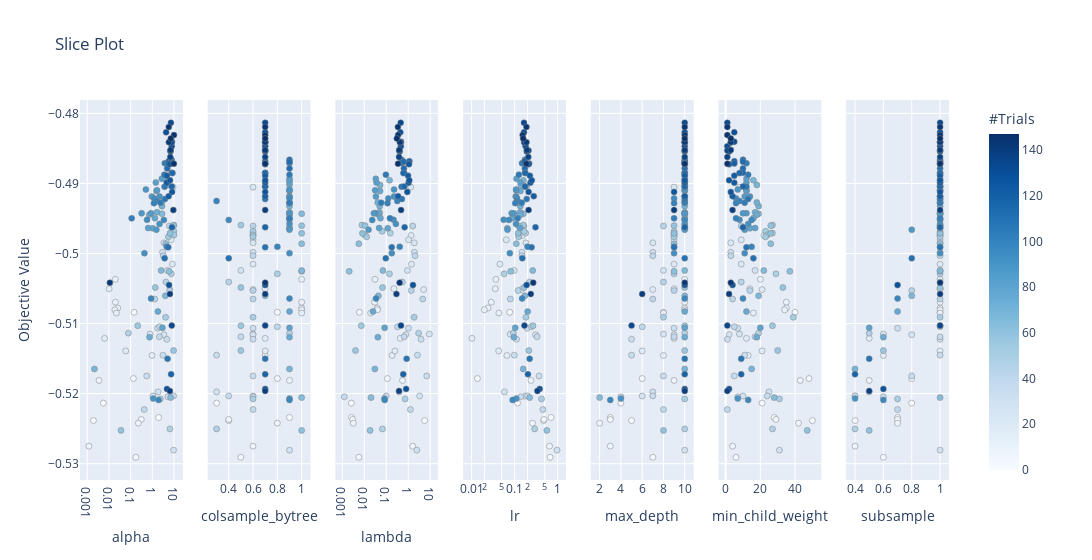

Notebook cell for this chart:
### Code cell
optuna.visualization.plot_slice(study)

### Figure 1 — Plotly figure (JSON) as saved in the notebook; plotly's stock layout.template omitted (floating-point values rounded to 4 significant figures; data arrays with more than 128 entries replaced by an {"elided": "..."} marker saying what was removed)
{"data": [{"marker": {"color": {"elided": "148 int values"}, "colorbar": {"title": {"text": "#Trials"}, "x": 1, "xpad": 40}, "colorscale": [[0, "rgb(247,251,255)"], [0.125, "rgb(222,235,247)"], [0.25, "rgb(198,219,239)"], [0.375, "rgb(158,202,225)"], [0.5, "rgb(107,174,214)"], [0.625, "rgb(66,146,198)"], [0.75, "rgb(33,113,181)"], [0.875, "rgb(8,81,156)"], [1, "rgb(8,48,107)"]], "line": {"color": "Grey", "width": 0.5}, "showscale": true}, "mode": "markers", "showlegend": false, "type": "scatter", "x": {"elided": "148 float values"}, "xaxis": "x", "y": {"elided": "148 float values"}, "yaxis": "y"}, {"marker": {"color": {"elided": "148 int values"}, "colorbar": {"title": {"text": "#Trials"}, "x": 1, "xpad": 40}, "colorscale": [[0, "rgb(247,251,255)"], [0.125, "rgb(222,235,247)"], [0.25, "rgb(198,219,239)"], [0.375, "rgb(158,202,225)"], [0.5, "rgb(107,174,214)"], [0.625, "rgb(66,146,198)"], [0.75, "rgb(33,113,181)"], [0.875, "rgb(8,81,156)"], [1, "rgb(8,48,107)"]], "line": {"color": "Grey", "width": 0.5}, "showscale": false}, "mode": "markers", "showlegend": false, "type": "scatter", "x": {"elided": "148 float values"}, "xaxis": "x2", "y": {"elided": "148 float values"}, "yaxis": "y2"}, {"marker": {"color": {"elided": "148 int values"}, "colorbar": {"title": {"text": "#Trials"}, "x": 1, "xpad": 40}, "colorscale": [[0, "rgb(247,251,255)"], [0.125, "rgb(222,235,247)"], [0.25, "rgb(198,219,239)"], [0.375, "rgb(158,202,225)"], [0.5, "rgb(107,174,214)"], [0.625, "rgb(66,146,198)"], [0.75, "rgb(33,113,181)"], [0.875, "rgb(8,81,156)"], [1, "rgb(8,48,107)"]], "line": {"color": "Grey", "width": 0.5}, "showscale": false}, "mode": "markers", "showlegend": false, "type": "scatter", "x": {"elided": "148 float values"}, "xaxis": "x3", "y": {"elided": "148 float values"}, "yaxis": "y3"}, {"marker": {"color": {"elided": "148 int values"}, "colorbar": {"title": {"text": "#Trials"}, "x": 1, "xpad": 40}, "colorscale": [[0, "rgb(247,251,255)"], [0.125, "rgb(222,235,247)"], [0.25, "rgb(198,219,239)"], [0.375, "rgb(158,202,225)"], [0.5, "rgb(107,174,214)"], [0.625, "rgb(66,146,198)"], [0.75, "rgb(33,113,181)"], [0.875, "rgb(8,81,156)"], [1, "rgb(8,48,107)"]], "line": {"color": "Grey", "width": 0.5}, "showscale": false}, "mode": "markers", "showlegend": false, "type": "scatter", "x": {"elided": "148 float values"}, "xaxis": "x4", "y": {"elided": "148 float values"}, "yaxis": "y4"}, {"marker": {"color": {"elided": "148 int values"}, "colorbar": {"title": {"text": "#Trials"}, "x": 1, "xpad": 40}, "colorscale": [[0, "rgb(247,251,255)"], [0.125, "rgb(222,235,247)"], [0.25, "rgb(198,219,239)"], [0.375, "rgb(158,202,225)"], [0.5, "rgb(107,174,214)"], [0.625, "rgb(66,146,198)"], [0.75, "rgb(33,113,181)"], [0.875, "rgb(8,81,156)"], [1, "rgb(8,48,107)"]], "line": {"color": "Grey", "width": 0.5}, "showscale": false}, "mode": "markers", "showlegend": false, "type": "scatter", "x": {"elided": "148 int values"}, "xaxis": "x5", "y": {"elided": "148 float values"}, "yaxis": "y5"}, {"marker": {"color": {"elided": "148 int values"}, "colorbar": {"title": {"text": "#Trials"}, "x": 1, "xpad": 40}, "colorscale": [[0, "rgb(247,251,255)"], [0.125, "rgb(222,235,247)"], [0.25, "rgb(198,219,239)"], [0.375, "rgb(158,202,225)"], [0.5, "rgb(107,174,214)"], [0.625, "rgb(66,146,198)"], [0.75, "rgb(33,113,181)"], [0.875, "rgb(8,81,156)"], [1, "rgb(8,48,107)"]], "line": {"color": "Grey", "width": 0.5}, "showscale": false}, "mode": "markers", "showlegend": false, "type": "scatter", "x": {"elided": "148 int values"}, "xaxis": "x6", "y": {"elided": "148 float values"}, "yaxis": "y6"}, {"marker": {"color": {"elided": "148 int values"}, "colorbar": {"title": {"text": "#Trials"}, "x": 1, "xpad": 40}, "colorscale": [[0, "rgb(247,251,255)"], [0.125, "rgb(222,235,247)"], [0.25, "rgb(198,219,239)"], [0.375, "rgb(158,202,225)"], [0.5, "rgb(107,174,214)"], [0.625, "rgb(66,146,198)"], [0.75, "rgb(33,113,181)"], [0.875, "rgb(8,81,156)"], [1, "rgb(8,48,107)"]], "line": {"color": "Grey", "width": 0.5}, "showscale": false}, "mode": "markers", "showlegend": false, "type": "scatter", "x": {"elided": "148 float values"}, "xaxis": "x7", "y": {"elided": "148 float values"}, "yaxis": "y7"}], "layout": {"title": {"text": "Slice Plot"}, "width": 2100, "xaxis": {"anchor": "y", "domain": [0, 0.1184], "title": {"text": "alpha"}, "type": "log"}, "xaxis2": {"anchor": "y2", "domain": [0.1469, 0.2653], "title": {"text": "colsample_bytree"}}, "xaxis3": {"anchor": "y3", "domain": [0.2939, 0.4122], "title": {"text": "lambda"}, "type": "log"}, "xaxis4": {"anchor": "y4", "domain": [0.4408, 0.5592], "title": {"text": "lr"}, "type": "log"}, "xaxis5": {"anchor": "y5", "domain": [0.5878, 0.7061], "title": {"text": "max_depth"}}, "xaxis6": {"anchor": "y6", "domain": [0.7347, 0.8531], "title": {"text": "min_child_weight"}}, "xaxis7": {"anchor": "y7", "domain": [0.8816, 1.0], "title": {"text": "subsample"}}, "yaxis": {"anchor": "x", "domain": [0, 1], "title": {"text": "Objective Value"}}, "yaxis2": {"anchor": "x2", "domain": [0, 1], "matches": "y", "showticklabels": false}, "yaxis3": {"anchor": "x3", "domain": [0, 1], "matches": "y", "showticklabels": false}, "yaxis4": {"anchor": "x4", "domain": [0, 1], "matches": "y", "showticklabels": false}, "yaxis5": {"anchor": "x5", "domain": [0, 1], "matches": "y", "showticklabels": false}, "yaxis6": {"anchor": "x6", "domain": [0, 1], "matches": "y", "showticklabels": false}, "yaxis7": {"anchor": "x7", "domain": [0, 1], "matches": "y", "showticklabels": false}}}
